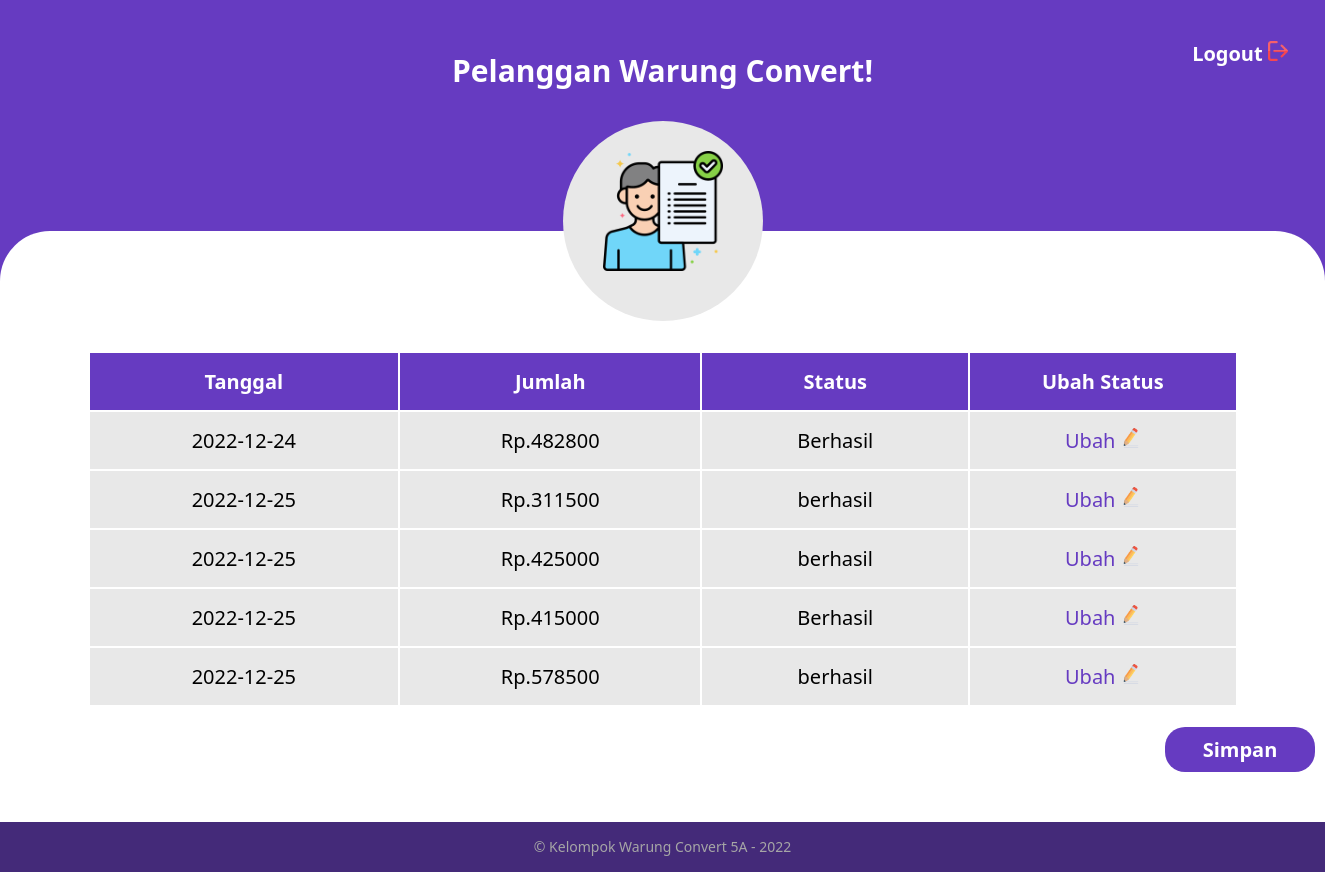
Screenshot of /php/admin.php with the database file from the repository.
### tables this page shows
CREATE TABLE `riwayat` (
  `id` int(100) NOT NULL,
  `noTelpon` varchar(100) NOT NULL,
  `status` varchar(100) NOT NULL,
  `tanggal` date NOT NULL,
  `uang` varchar(100) NOT NULL
);

### php/admin.php (the view, shortened to what this page needs)
<?php
    include './koneksi.php';
    $query = mysqli_query($koneksi,"select * from riwayat");
    $data = mysqli_fetch_all($query,MYSQLI_ASSOC);
?>
<!DOCTYPE html>
<html lang="en">
<head>
    <link rel="stylesheet" href="../CSS/admin.css">
</head>
<body>
    <h1>Pelanggan Warung Convert!</h1>
    <button type="submit" class="logout">
        <a href="./beranda1.php" style="color:white; text-decoration:none;" class="asu">Logout</a>
        <img src="../assets/logout.png" alt="logout">
    </button>
    <div class="lingkaran">
        <img class="admin" src="../assets/admin.png" alt="admin">
    </div>
    <div class="content">
        <table width="1300px">
            <tr>
                <th>Tanggal</th>
                <th>Jumlah</th>
                <th>Status</th>
                <th>Ubah Status</th>
            </tr>
            <?php foreach($data as $i):?>
            <tr>
                <td><?php echo $i['tanggal'] ?></td>
                <td>Rp.<?php echo $i['uang'] ?></td>
                <td><?php echo $i['status'] ?></td>
                <td>
                    <a href="./statusAdmin.php?id=<?=$i['id'];?>">Ubah</a>
                    <img class="edit" src="../assets/edit.png" alt="Ubah Status">
                </td>
            </tr>
            <?php endforeach; ?>
        </table>
        <form action="#" method="POST">
            <button type="submit" class="simpan">Simpan</button>
        </form>
    </div>
    <footer>
        <p>&#169; Kelompok Warung Convert 5A - 2022</p>
    </footer>
</body>
</html>

### CSS/admin.css (style rules this page uses)
* { margin: auto; }
body { font-family: 'Segoe UI', Tahoma, Geneva, Verdana, sans-serif; background-color: #663BC1; text-align: center; }
h1 { color: white; font-size: 30px; font-weight: bold; align-content: center; margin-top: 50px; margin-bottom: 10px; }
.lingkaran { position: relative; top: 70px; background-color: #E8E8E8; width: 200px; height: 200px; border-radius: 100%; margin-top: -50px; }
.admin { width: 120px; position: relative; top: 30px; }
.edit { width: 20px; }
.content { margin-top: -20px; text-align: left; width: 100%; border-top-left-radius :50px; border-top-right-radius : 50px; background-color: white; padding-top: 120px; padding-bottom: 50px; min-height: 350px; }
table { text-align: center; background-color: white; font-size: 20px; border-radius: 5px; width: 1150px; }
th { background-color: #663BC1; padding: 15px; color: white; }
td { background-color: #E8E8E8; padding: 15px 50px 15px 50px; color: black; }
a { text-decoration: none; color: #663BC1; }
footer { background-color: #442A79; width: auto; height: 30px; text-align: center; padding: 10px; }
footer p { color: #A6A6A6; font-size: 14px; padding-top: 5px; }
button { font-family: 'Segoe UI', Tahoma, Geneva, Verdana, sans-serif; width: 150px; height: 45px; border-radius: 20px; border: none; font-size: 20px; font-weight: bold; }
.simpan { margin-top: 20px; margin-left: 1165px; background-color: #663BC1; color: white; }
.logout { margin-top: -70px; margin-right: 10px; float: right; background-color: transparent; color: white; }
.logout .asu { color: white; width: 40%; height: 65%; }
.logout img { width: 20px; top: 3px; left: 7px; }

### rows the page displays
riwayat: tanggal "2022-12-24", uang "482800", status "Berhasil"
riwayat: tanggal "2022-12-25", uang "311500", status "berhasil"
riwayat: tanggal "2022-12-25", uang "425000", status "berhasil"
riwayat: tanggal "2022-12-25", uang "415000", status "Berhasil"
riwayat: tanggal "2022-12-25", uang "578500", status "berhasil"
